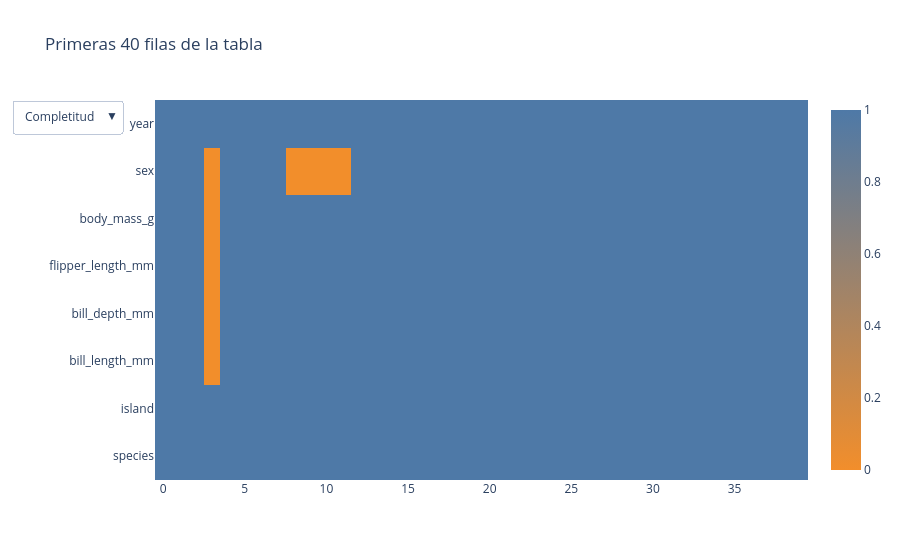

The notebook cell this image was saved under:
### Code cell
# @title Explorar Tabla { display-mode: "form" }
presencia = df.head(40).notna().astype(int).T
completos = go.Heatmap(z=presencia.values, x=presencia.columns, y=presencia.index, colorscale=[[0, "#F28E2B"], [1, "#4E79A7"]], name="Completitud", hovertemplate="variable=%{y}<br>fila=%{x}<br>presente=%{z}<extra></extra>")
huecos = go.Heatmap(z=1 - presencia.values, x=presencia.columns, y=presencia.index, colorscale=[[0, "#E5E7EB"], [1, "#E15759"]], name="Faltantes", visible=False, hovertemplate="variable=%{y}<br>fila=%{x}<br>faltante=%{z}<extra></extra>")
fig = go.Figure([completos, huecos])
fig.update_layout(title="Primeras 40 filas de la tabla", template="plotly_white", updatemenus=[{"buttons": [{"label": "Completitud", "method": "update", "args": [{"visible": [True, False]}]}, {"label": "Sólo huecos", "method": "update", "args": [{"visible": [False, True]}]}]}])
fig.show()

display(Markdown("**Lo que muestra:** La tabla completa tiene filas × variables celdas; el mapa enseña las primeras 40. Los huecos pertenecen a variables concretas y deben conservarse como información de calidad."))

### Figure 1 — Plotly figure (JSON) as saved in the notebook; plotly's stock layout.template omitted (floating-point values rounded to 4 significant figures; data arrays with more than 128 entries replaced by an {"elided": "..."} marker saying what was removed)
{"data": [{"colorscale": [[0, "#F28E2B"], [1, "#4E79A7"]], "hovertemplate": "variable=%{y}<br>fila=%{x}<br>presente=%{z}<extra></extra>", "name": "Completitud", "type": "heatmap", "x": [0, 1, 2, 3, 4, 5, 6, 7, 8, 9, 10, 11, 12, 13, 14, 15, 16, 17, 18, 19, 20, 21, 22, 23, 24, 25, 26, 27, 28, 29, 30, 31, 32, 33, 34, 35, 36, 37, 38, 39], "y": ["species", "island", "bill_length_mm", "bill_depth_mm", "flipper_length_mm", "body_mass_g", "sex", "year"], "z": {"elided": "8x40 int values"}}, {"colorscale": [[0, "#E5E7EB"], [1, "#E15759"]], "hovertemplate": "variable=%{y}<br>fila=%{x}<br>faltante=%{z}<extra></extra>", "name": "Faltantes", "type": "heatmap", "visible": false, "x": [0, 1, 2, 3, 4, 5, 6, 7, 8, 9, 10, 11, 12, 13, 14, 15, 16, 17, 18, 19, 20, 21, 22, 23, 24, 25, 26, 27, 28, 29, 30, 31, 32, 33, 34, 35, 36, 37, 38, 39], "y": ["species", "island", "bill_length_mm", "bill_depth_mm", "flipper_length_mm", "body_mass_g", "sex", "year"], "z": {"elided": "8x40 int values"}}], "layout": {"title": {"text": "Primeras 40 filas de la tabla"}, "updatemenus": [{"buttons": [{"args": [{"visible": [true, false]}], "label": "Completitud", "method": "update"}, {"args": [{"visible": [false, true]}], "label": "Sólo huecos", "method": "update"}]}]}}
